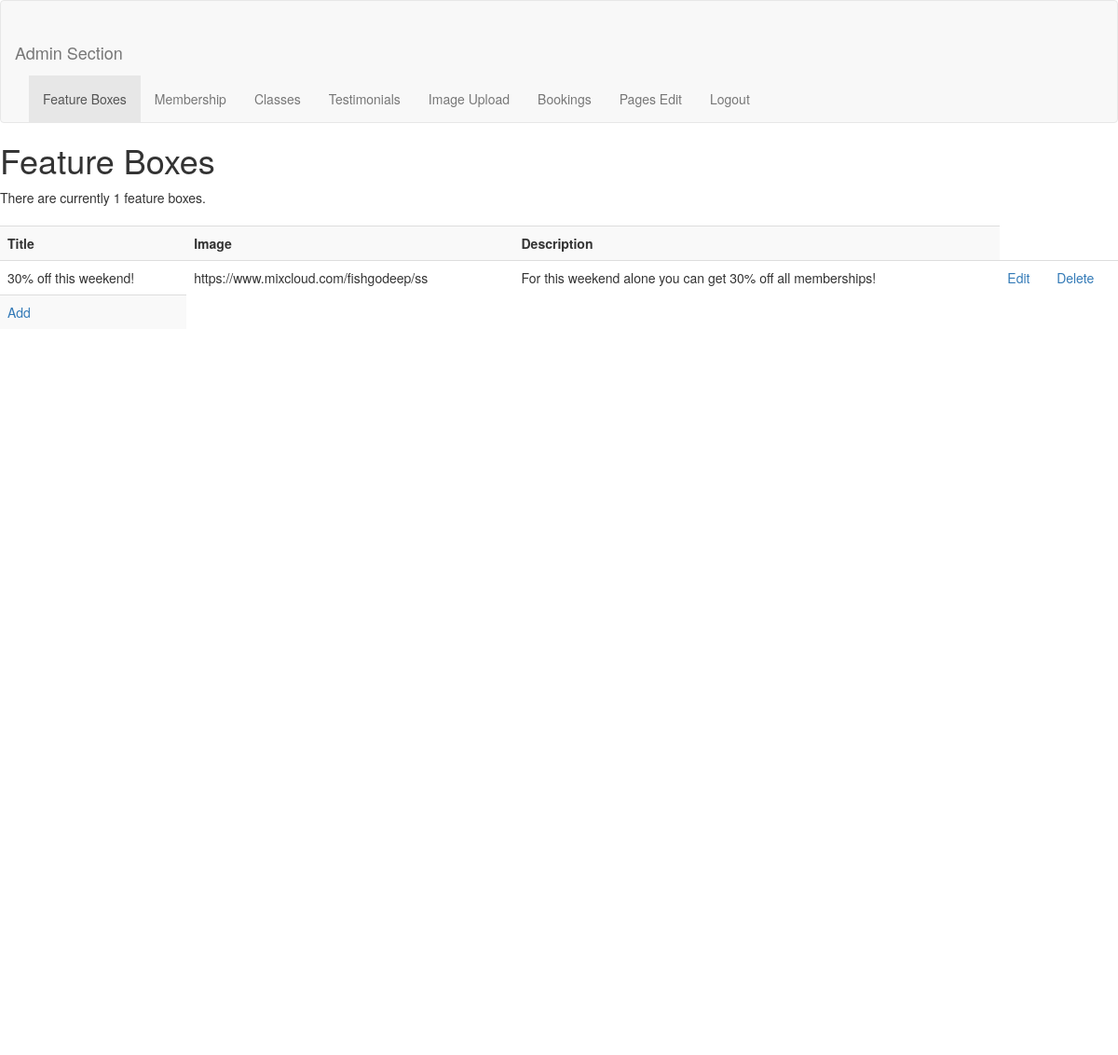
Page /admin/admin-feature-box.php on the committed database.
### tables this page shows
CREATE TABLE `feature_box` (
  `offer_id` int(20) NOT NULL,
  `home_page_id` varchar(200) NOT NULL COMMENT 'FK',
  `offer_title` varchar(200) NOT NULL,
  `offer_desc` varchar(2000) NOT NULL,
  `offer_image` varchar(300) NOT NULL
);

### admin/admin-feature-box.php (the view, shortened to what this page needs)
<!DOCTYPE html>
<html>
  <head>
    <link rel="stylesheet" href="../public/css/bootstrap.css" media="screen"  charset="utf-8">
    <link rel="stylesheet" href="../public/css/style.css" media="screen"  charset="utf-8">
    <link rel="stylesheet" href="../public/css/admin-style.css" media="screen"  charset="utf-8">
  </head>
  <body>
    <nav class="navbar navbar-default">
<div class="container-fluid">
  <div class="navbar-header">
    <a class="navbar-brand" href="#">Admin Section</a>
  </div>
  <div class="collapse navbar-collapse" id="bs-example-navbar-collapse-1">
    <ul class="nav navbar-nav">
      <li class="active"><a href="#">Feature Boxes</a></li>
      <li><a href="admin-membership.php">Membership</a></li>
      <li><a href="admin-classes.php">Classes</a></li>
      <li><a href="admin-testimonials.php">Testimonials</a></li>
      <li><a href="admin-image-upload.php">Image Upload</a></li>
      <li><a href="admin-bookings.php">Bookings</a></li>
      <li><a href="admin-pages-edit.php">Pages Edit</a></li>
      <li><a href="../public/index.php">Logout</a></li>
    </ul>
  </div>
</nav>
<div class="container page">
    <?php
            echo '<h1>Feature Boxes</h1>';
            require ('mysqli_connect.php');
            $q = "SELECT offer_id, offer_title, offer_desc, offer_image FROM feature_box";
            $r = @mysqli_query ($dbc, $q);
            $num = mysqli_num_rows($r);
            if ($num > 0) {
              echo "<p>There are currently $num feature boxes.</p>\n";
              echo '<table class="table table-striped test-table" align="center" cellspacing="3" cellpadding="3" width="75%">
              <tr>
                <td align="left"><b>Title</b></td>
                <td align="left"><b>Image</b></td>
                <td align="left"><b>Description</b></td>
              </tr>
            ';
              while ($row = mysqli_fetch_array($r)) {
                echo '<tr>
                  <td align="left">' . $row['offer_title'] . '</td>
                  <td align="left">' . $row['offer_image'] . '</td>
                  <td align="left">' . $row['offer_desc'] . '</td>
                  <td align="left"><a href="edit_pages/featurebox-edit.php?id=' . $row['offer_id'] . '">Edit</a></td>
                  <td align="left"><a href="delete/delete-featurebox.php?id=' . $row['offer_id'] . '">Delete</a></td>
                </tr>
                ';
              }
              echo '<td align="left"><a href="add-new/featurebox-addnew.php">Add</a></td>';
              echo '</table>';
            } else {
              echo '<p class="error">There are currently no feature boxes.</p>';
            }
          ?>
</div>
  </body>
</html>

### public/css/style.css (style rules this page uses)
a.navbar-brand { margin-right: 320px; }
nav.navbar.navbar-default { max-width: 1200px; margin: auto; padding-top: 30px; }
div.container.page { width: 1200px; height: 1000px; margin: auto; }
div.col-md-12.hero-image, div.container { padding: 0; }

### public/css/admin-style.css (style rules this page uses)
.test-table { margin-top: 20px; }
nav.navbar.navbar-default { max-width: 1300px; margin: auto; padding-top: 30px; }

### rows in the picture
feature_box: offer_title "30% off this weekend!", offer_image "https://www.mixcloud.com/fishgodeep/ss", offer_desc "For this weekend alone you can get 30% off all memberships!"

### other values in the picture
$num "1"
